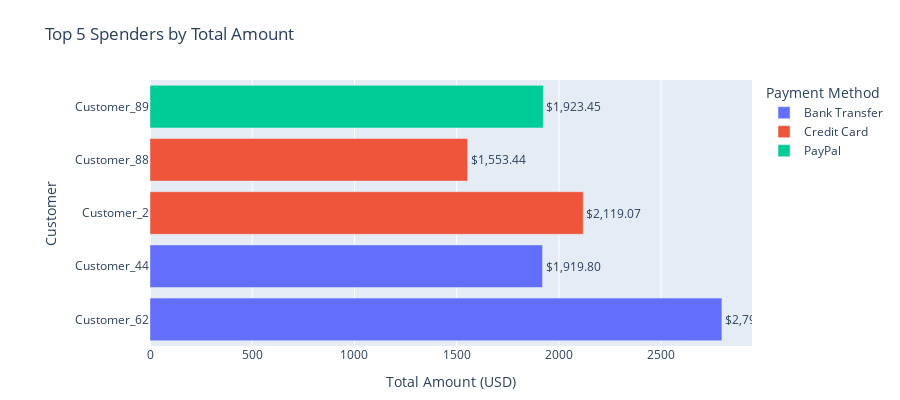

This figure's notebook cell:
### Code cell
response = broinsight.create_chart(
    query_result=result,
    message=question
)
response['chart']

### Figure 1 — Plotly figure (JSON) as saved in the notebook; plotly's stock layout.template omitted (floating-point values rounded to 4 significant figures)
{"data": [{"customdata": [[45, "Bank Transfer"], [74, "Bank Transfer"]], "hovertemplate": "Age=%{customdata[0]}<extra></extra>", "legendgroup": "Bank Transfer", "marker": {"color": "#636efa", "pattern": {"shape": ""}}, "name": "Bank Transfer", "orientation": "h", "showlegend": true, "textposition": "outside", "texttemplate": "$%{x:,.2f}", "type": "bar", "x": [2797.0, 1920.0], "xaxis": "x", "y": ["Customer_62", "Customer_44"], "yaxis": "y"}, {"customdata": [[69, "Credit Card"], [31, "Credit Card"]], "hovertemplate": "Age=%{customdata[0]}<extra></extra>", "legendgroup": "Credit Card", "marker": {"color": "#EF553B", "pattern": {"shape": ""}}, "name": "Credit Card", "orientation": "h", "showlegend": true, "textposition": "outside", "texttemplate": "$%{x:,.2f}", "type": "bar", "x": [2119.0, 1553.0], "xaxis": "x", "y": ["Customer_2", "Customer_88"], "yaxis": "y"}, {"customdata": [[48, "PayPal"]], "hovertemplate": "Age=%{customdata[0]}<extra></extra>", "legendgroup": "PayPal", "marker": {"color": "#00cc96", "pattern": {"shape": ""}}, "name": "PayPal", "orientation": "h", "showlegend": true, "textposition": "outside", "texttemplate": "$%{x:,.2f}", "type": "bar", "x": [1923.0], "xaxis": "x", "y": ["Customer_89"], "yaxis": "y"}], "layout": {"barmode": "relative", "height": 400, "legend": {"title": {"text": "Payment Method"}, "tracegroupgap": 0}, "margin": {"b": 20, "l": 150, "r": 20, "t": 80}, "title": {"text": "Top 5 Spenders by Total Amount"}, "xaxis": {"anchor": "y", "domain": [0, 1], "title": {"text": "Total Amount (USD)"}}, "yaxis": {"anchor": "x", "domain": [0, 1], "title": {"text": "Customer"}}}}
